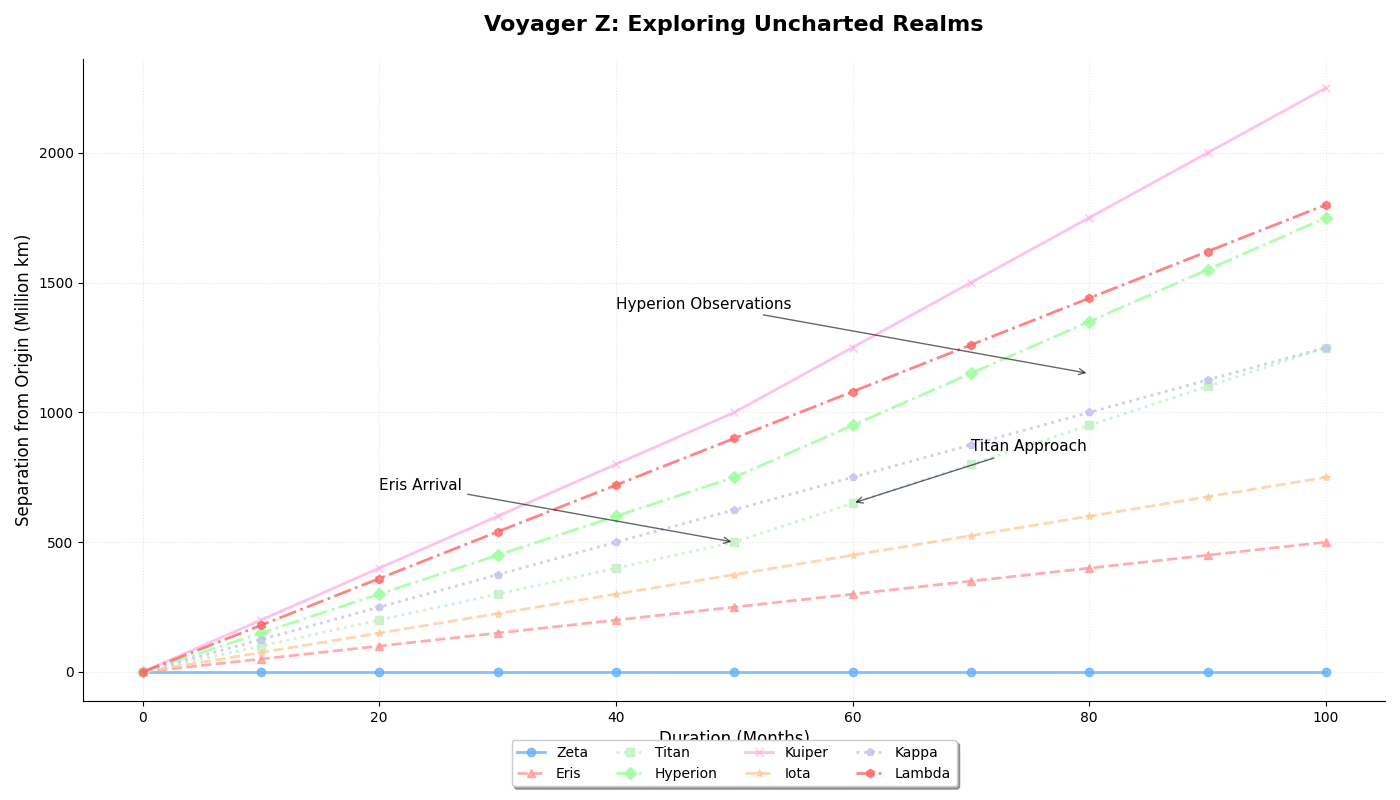

Python code for this plot:
import matplotlib.pyplot as plt
import numpy as np

time = np.arange(0, 101, 10)

distance_to_planets = {
    'Zeta': [0, 0, 0, 0, 0, 0, 0, 0, 0, 0, 0],
    'Eris': [0, 50, 100, 150, 200, 250, 300, 350, 400, 450, 500],
    'Titan': [0, 100, 200, 300, 400, 500, 650, 800, 950, 1100, 1250],
    'Hyperion': [0, 150, 300, 450, 600, 750, 950, 1150, 1350, 1550, 1750],
    'Kuiper': [0, 200, 400, 600, 800, 1000, 1250, 1500, 1750, 2000, 2250],
    'Iota': [0, 75, 150, 225, 300, 375, 450, 525, 600, 675, 750],
    'Kappa': [0, 125, 250, 375, 500, 625, 750, 875, 1000, 1125, 1250],
    'Lambda': [0, 180, 360, 540, 720, 900, 1080, 1260, 1440, 1620, 1800]
}

colors = ['#66b3ff', '#ff9999', '#c2f0c2', '#99ff99', '#ffb3e6', '#ffcc99', '#c2c2f0', '#ff6666']

fig, ax = plt.subplots(figsize=(14, 8))

markers = ['o', '^', 's', 'D', 'x', '*', 'p', 'h']
linestyles = ['-', '--', ':', '-.', '-', '--', ':', '-.']
for (body, distances), color, marker, linestyle in zip(distance_to_planets.items(), colors, markers, linestyles):
    ax.plot(time, distances, label=body, marker=marker, linestyle=linestyle, linewidth=2, alpha=0.8, color=color)

ax.set_title('Voyager Z: Exploring Uncharted Realms', fontsize=16, fontweight='bold', pad=20)
ax.set_xlabel('Duration (Months)', fontsize=12)
ax.set_ylabel('Separation from Origin (Million km)', fontsize=12)

ax.grid(True, linestyle=':', alpha=0.3)

ax.legend(fontsize=10, loc='upper center', bbox_to_anchor=(0.5, -0.05), shadow=True, ncol=4)

ax.spines['top'].set_color('none')
ax.spines['right'].set_color('none')

ax.annotate('Eris Arrival', xy=(50, 500), xytext=(20, 700),
            arrowprops=dict(facecolor='grey', arrowstyle='->', alpha=0.6), fontsize=11)

ax.annotate('Titan Approach', xy=(60, 650), xytext=(70, 850),
            arrowprops=dict(facecolor='grey', arrowstyle='->', alpha=0.6), fontsize=11)

ax.annotate('Hyperion Observations', xy=(80, 1150), xytext=(40, 1400),
            arrowprops=dict(facecolor='grey', arrowstyle='->', alpha=0.6), fontsize=11)

fig.tight_layout()
plt.show()
